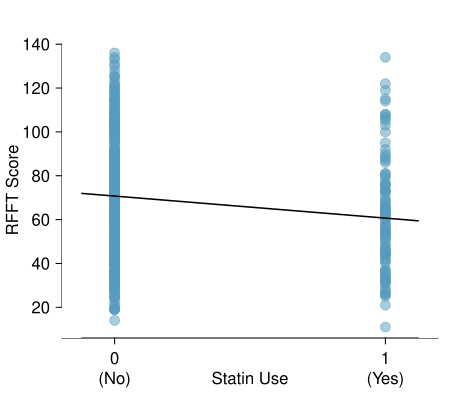

The script that drew this image:
library(openintro)
library(oibiostat)
data(COL)
data(prevend.samp)


myPDF('prevendStatinRFFTDotPlot.pdf', 4.5, 4.0,
      mar = c(3, 3.0, 2.0, 0.5) + 0.1,
      mgp = c(1.9, 1.5 ,0))


dotPlot(prevend.samp$RFFT, prevend.samp$Statin,
        vertical = TRUE,
        at = 0:1,
        key = 0:1,
        xlab = "",
        ylab = "",
        axes = FALSE,
        col = COL[1, 3],
        pch = 19,
        cex = 1.3)
at <- -1:2
labels <- c("", "0\n(No)", "1\n(Yes)", "")
mtext("Statin Use", 1, line = 1.5)
axis(1, at, labels)
par(mgp = c(1.9, 0.6, 0.0))
axis(2)
par(las = 0)
mtext("RFFT Score", 2, line = 2)
g <- lm(prevend.samp$RFFT ~ prevend.samp$Statin)
abline(g, lwd = 1.5, col = COL[5])
rect(-10, -1000, -0.125, 1000,
     border  =  rgb(1, 1, 1),
     col  =  rgb(1, 1, 1))
rect(10, -1000, 1.125, 1000,
     border  =  rgb(1, 1, 1),
     col  =  rgb(1, 1, 1))

dev.off()
